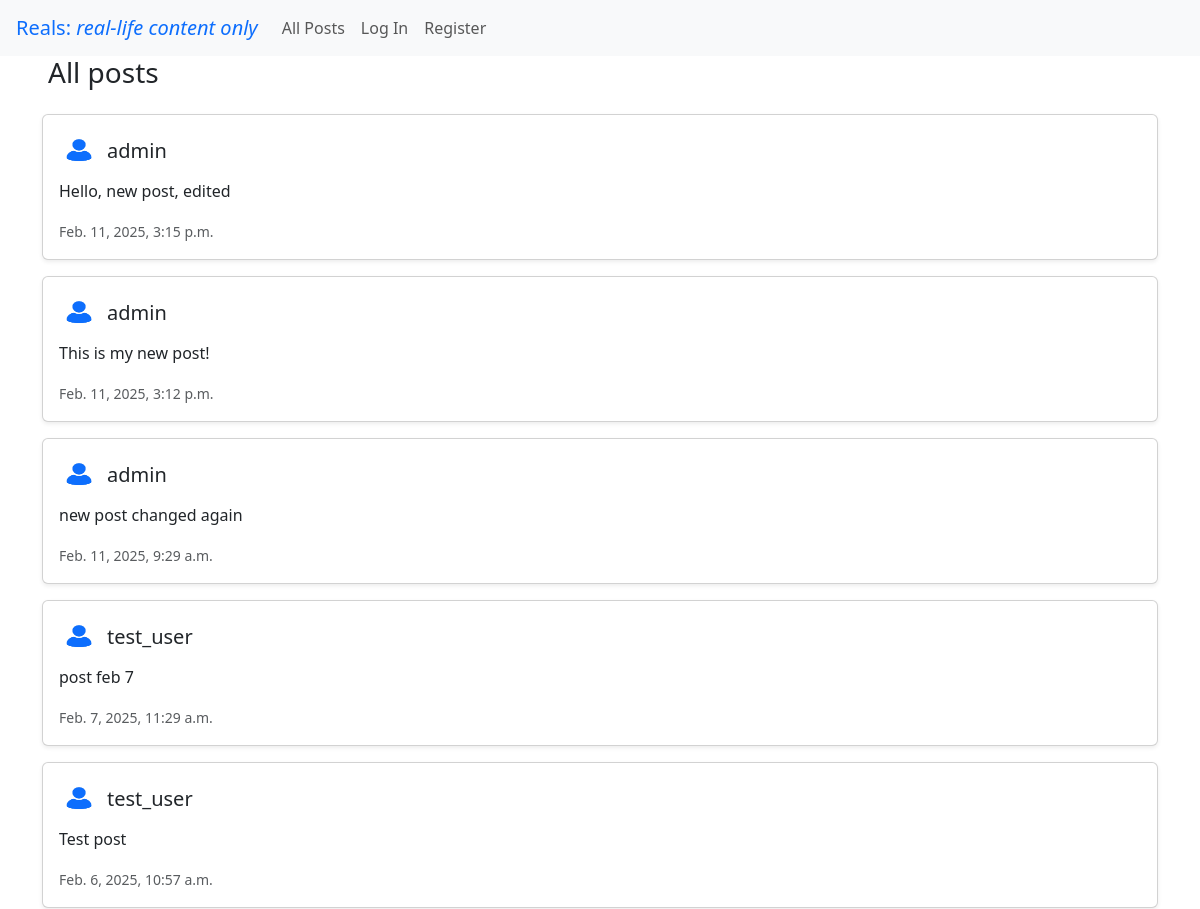
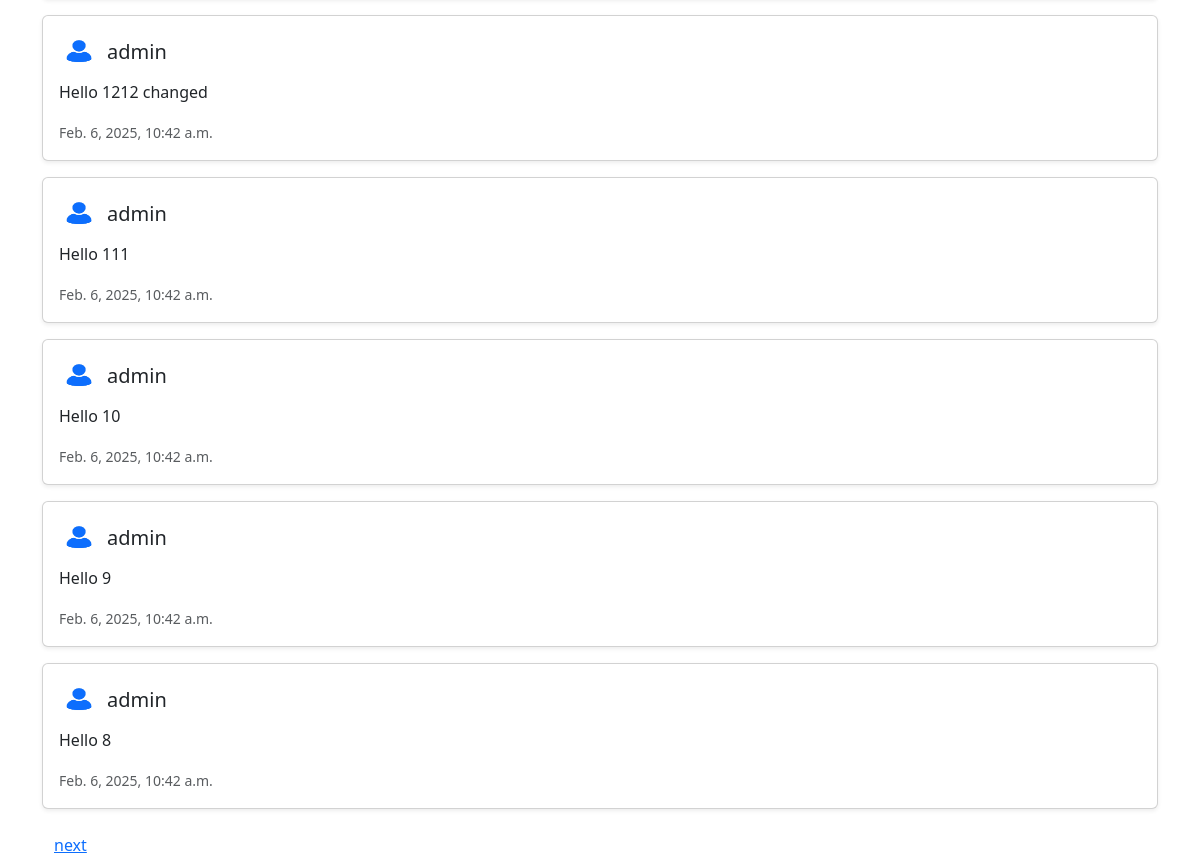
The page / on the database its author committed (2 pictures, top to bottom).
### network/models.py (models this page shows, shortened)
class Post(models.Model):
    user = models.ForeignKey(User, on_delete=models.CASCADE, related_name="posts")
    content = models.TextField(max_length=1000)
    timestamp = models.DateTimeField(auto_now_add=True)
    active = models.BooleanField(default=True) # the admin can block users
    class Meta:
        ordering = ['-timestamp']

class User(AbstractUser):
    pass

### network/views.py (the view)
# urls.py: path("", views.home, name="home"),
def home(request):
    if request.method == 'POST':
        if request.user.is_authenticated:
            user = request.user
            form = PostForm(request.POST)
            if form.is_valid():
                new_post = form.save(commit=False)
                new_post.user = user
                new_post.save()
                messages.success(request, "Hooray! Your post was saved!")
                return redirect('home')
            messages.warning(request, "Oops! Something went wrong! Please try again.") # form was not valid
        else: #user is not authenticated
            messages.warning(request, "Please log in to publish posts")
            return redirect('home')
    else: # GET request
        form = PostForm()
        posts = Post.objects.all()
        paginator = Paginator(posts, 10)  # display 10 posts at a time
        page_number = request.GET.get('page')
        page_obj = paginator.get_page(page_number)
        post_data = []
        for post in page_obj:
            if request.user.is_authenticated:
                unlike_option = Like.objects.filter(post=post, user=request.user).exists() # the user had already liked hte post and can now unlike it
            else:
                unlike_option = False
            post_data.append({
                'post': post,
                'unlike_option': unlike_option
            })
        return render(request, 'network/home.html', {'form': form, 'posts': post_data, 'page_obj': page_obj})

### network/templates/network/home.html (shortened to what this page needs)
{% extends "network/layout.html" %}
{% load crispy_forms_tags %}
{% block body %}
<h3 class="mx-5"> All posts </h3>
<div class="container mt-4">
    {% include 'network/partials/posts.html' %}
    {% endblock %}

### network/templates/network/partials/post.html (shortened to what this page needs)
{% load static %}
<div id="post-{{ post_dict.post.id }}" class="card mb-3 shadow-sm rounded">
    <div class="card-body">
        <div class="d-flex align-items-center">
            <img src="{% static 'network/network_profile_user.jpg' %}" alt="Profile" class="rounded-circle me-2" width="40" height="40">
            <h5 class="card-title mb-0">
                {% with post_dict.post.user.id as user_id %}
                <a href="{% url 'profile' user_id=user_id %}" class="text-dark text-decoration-none">
                    {% endwith %}
                    {{ post_dict.post.user.username }}
                </a>
            </h5>
        </div>
        <p class="mt-2">{{ post_dict.post.content }}</p>
        <small class="text-muted">{{ post_dict.post.timestamp }}</small>
        </div>
</div>

### rows shown on the page
Post: post.user.username "admin", post.content "Hello, new post, edited", post.timestamp "Feb. 11, 2025, 3:15 p.m."
Post: post.user.username "admin", post.content "This is my new post!", post.timestamp "Feb. 11, 2025, 3:12 p.m."
Post: post.user.username "admin", post.content "new post changed again", post.timestamp "Feb. 11, 2025, 9:29 a.m."
Post: post.user.username "test_user", post.content "post feb 7", post.timestamp "Feb. 7, 2025, 11:29 a.m."
Post: post.user.username "test_user", post.content "Test post", post.timestamp "Feb. 6, 2025, 10:57 a.m."
Post: post.user.username "admin", post.content "Hello 1212 changed", post.timestamp "Feb. 6, 2025, 10:42 a.m."
Post: post.user.username "admin", post.content "Hello 111", post.timestamp "Feb. 6, 2025, 10:42 a.m."
Post: post.user.username "admin", post.content "Hello 10", post.timestamp "Feb. 6, 2025, 10:42 a.m."
Post: post.user.username "admin", post.content "Hello 9", post.timestamp "Feb. 6, 2025, 10:42 a.m."
Post: post.user.username "admin", post.content "Hello 8", post.timestamp "Feb. 6, 2025, 10:42 a.m."
